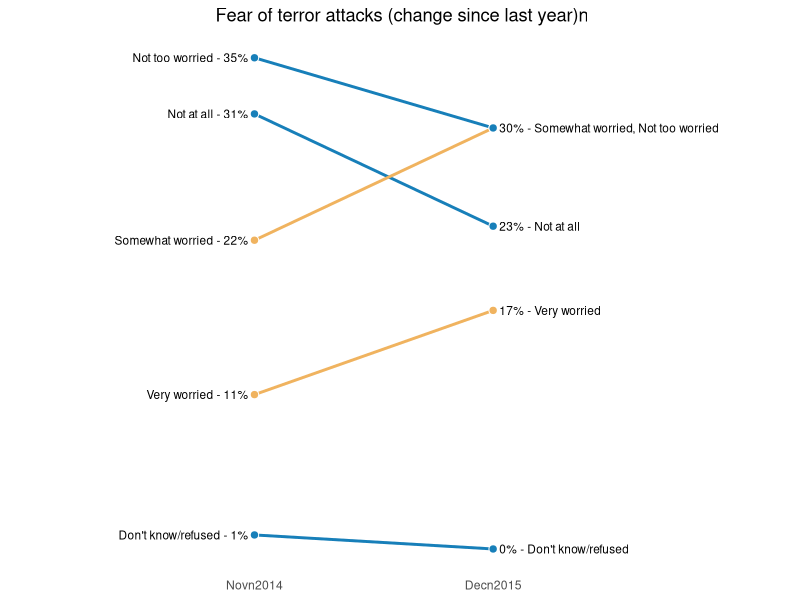
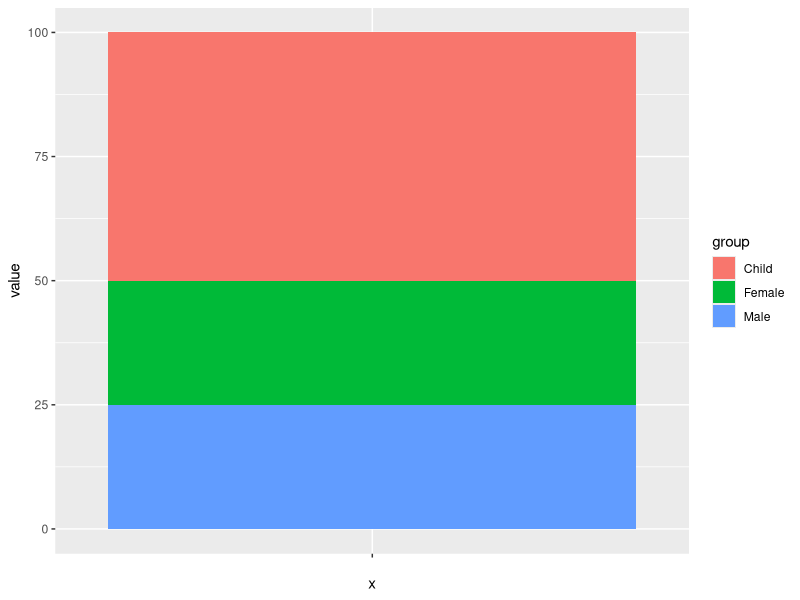
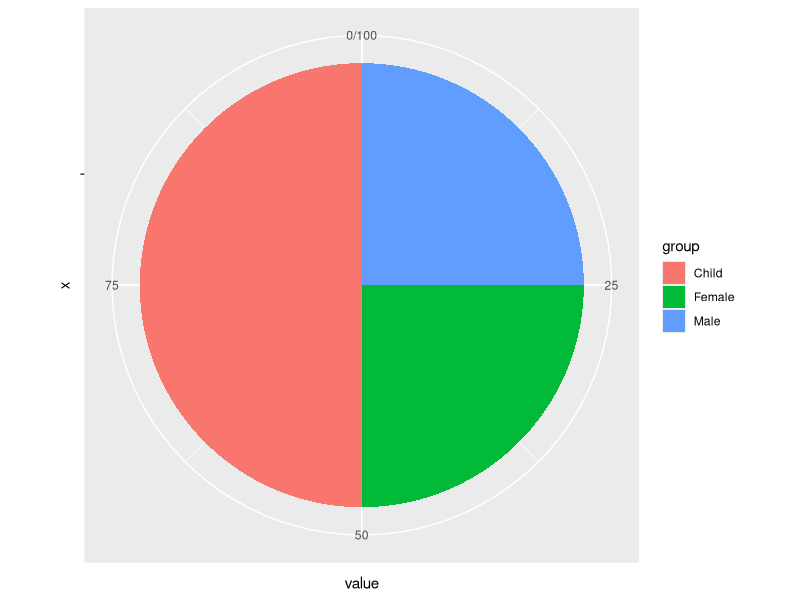
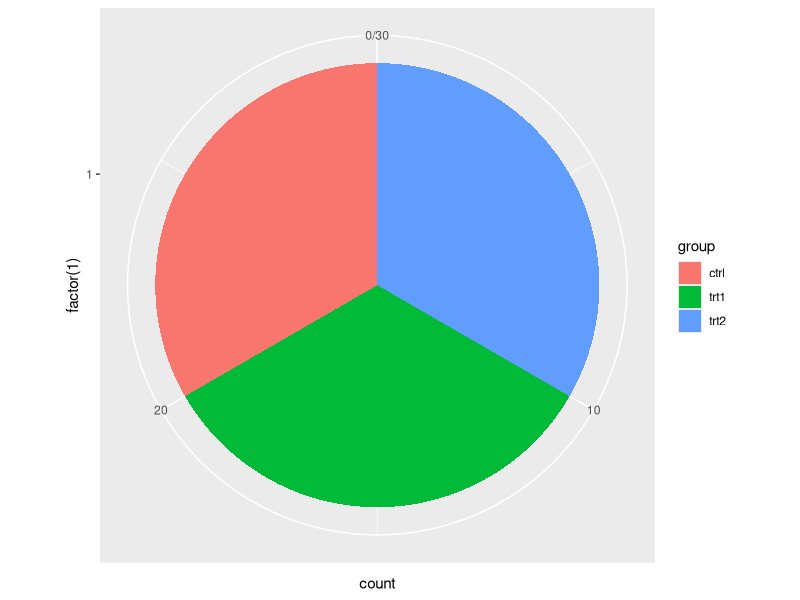
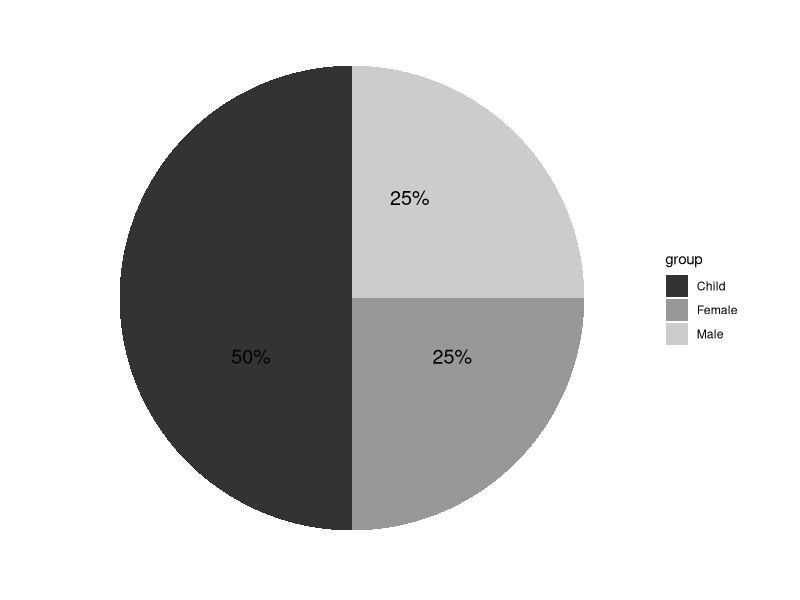
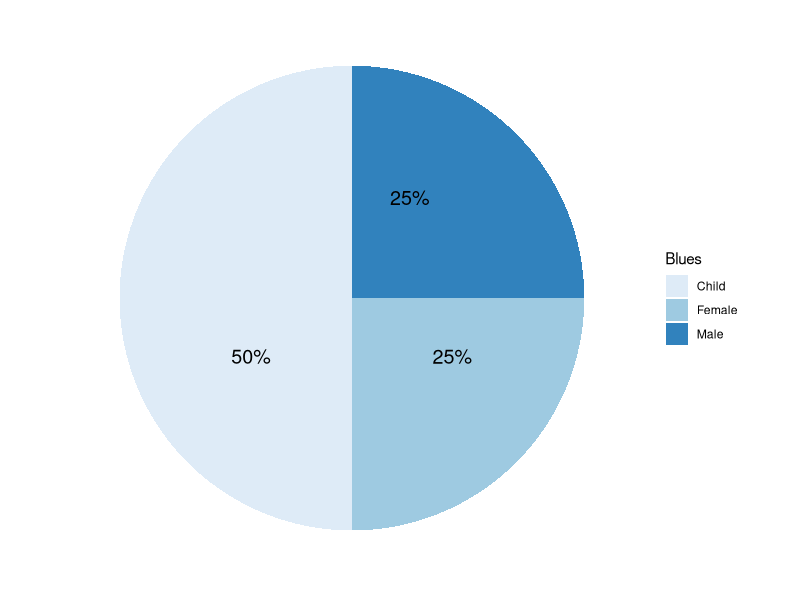

These charts were generated, in order, by the following R code:
# library(stp5)
# 
# 
# Start("html" )
# MySet(brewer.pal(9,"Set1")[c(3,5)], col.bar=3 )
# windows(8,8)
# show.settings()
# windows(7,4)
# bwplot(yield ~ site|year, barley )
# SaveData()
# End()

#-   http://www.sthda.com/english/wiki/ggplot2-pie-chart-quick-start-guide-r-software-and-data-visualization

library(tidyr)
library(ggplot2)
library(ggthemes)
library(scales)
library(dplyr)

# Easiest way to transcribe the PDF table
# The slope calculation will enable us to color the lines/points based on up/down
dat <- data_frame(`2014-11-01`=c(0.11, 0.22, 0.35, 0.31, 0.01),
                  `2015-12-01`=c(0.17, 0.30, 0.30, 0.23, 0.00),
                  slope=factor(sign(`2014-11-01` - `2015-12-01`)),
                  fear_level=c("Very worried", "Somewhat worried", "Not too worried",
                               "Not at all", "Don't know/refused"))

# Transform that into something we can use
dat <- gather(dat, month, value, -fear_level, -slope)

# We need real dates for the X-axis manipulation
dat <- mutate(dat, month=as.Date(as.character(month)))

# Since 2 categories have the same ending value, we need to
# take care of that (this is one of a few "gotchas" in slopegraph preparation)
end_lab <- dat %>%
    filter(month==as.Date("2015-12-01")) %>%
    group_by(value) %>%
    summarise(lab=sprintf("%s", paste(fear_level, collapse=", ")))

gg <- ggplot(dat)

# line
gg <- gg + geom_line(aes(x=month, y=value, color=slope, group=fear_level), size=1)
# points
gg <- gg + geom_point(aes(x=month, y=value, fill=slope, group=fear_level),
                      color="white", shape=21, size=2.5)

# left labels
gg <- gg + geom_text(data=filter(dat, month==as.Date("2014-11-01")),
                     aes(x=month, y=value, label=sprintf("%s - %s  ", fear_level, percent(value))),
                     hjust=1, size=3)
# right labels
gg <- gg + geom_text(data=end_lab,
                     aes(x=as.Date("2015-12-01"), y=value,
                         label=sprintf("  %s - %s", percent(value), lab)),
                     hjust=0, size=3)

# Here we do some slightly tricky x-axis formatting to ensure we have enough
# space for the in-panel labels, only show the months we need and have
# the month labels display properly
gg <- gg + scale_x_date(expand=c(0.125, 0),
                        labels=date_format("%bn%Y"),
                        breaks=c(as.Date("2014-11-01"), as.Date("2015-12-01")),
                        limits=c(as.Date("2014-02-01"), as.Date("2016-12-01")))
gg <- gg + scale_y_continuous()

# I used colors from the article
gg <- gg + scale_color_manual(values=c("#f0b35f", "#177fb9"))
gg <- gg + scale_fill_manual(values=c("#f0b35f", "#177fb9"))
gg <- gg + labs(x=NULL, y=NULL, title="Fear of terror attacks (change since last year)n")
gg <- gg + theme_tufte(base_family="Helvetica")
gg <- gg + theme(axis.ticks=element_blank())
gg <- gg + theme(axis.text.y=element_blank())
gg <- gg + theme(legend.position="none")
gg <- gg + theme(plot.title=element_text(hjust=0.5))
gg


df <- data.frame(
    group = c("Male", "Female", "Child"),
    value = c(25, 25, 50)
)
head(df)
##    group value
## 1   Male    25
## 2 Female    25
## 3  Child    50
#Use a barplot to visualize the data :
    
 #   library(ggplot2)
# Barplot
bp<- ggplot(df, aes(x="", y=value, fill=group))+
    geom_bar(width = 1, stat = "identity")
bp
#ggplot2 pie chart for data visualization in R software

#Create a pie chart :
    
    pie <- bp + coord_polar("y", start=0)
pie

head(PlantGrowth)
##   weight group
## 1   4.17  ctrl
## 2   5.58  ctrl
## 3   5.18  ctrl
## 4   6.11  ctrl
## 5   4.50  ctrl
## 6   4.61  ctrl
#Create the pie chart of the count of observations in each group :
    
    ggplot(PlantGrowth, aes(x=factor(1), fill=group))+
    geom_bar(width = 1)+
    coord_polar("y")

blank_theme <- theme_minimal()+
    theme(
        axis.title.x = element_blank(),
        axis.title.y = element_blank(),
        panel.border = element_blank(),
        panel.grid=element_blank(),
        axis.ticks = element_blank(),
        plot.title=element_text(size=14, face="bold")
    )
# Apply the blank theme
# Remove axis tick mark labels
# Add text annotations : The package scales is used to format the labels in percent
# Apply blank theme
 
pie + scale_fill_grey() +  blank_theme +
    theme(axis.text.x=element_blank()) +
    geom_text(aes(y = value/3 + c(0, cumsum(value)[-length(value)]), 
                  label = percent(value/100)), size=5)
#ggplot2 pie chart for data visualization in R software

# Use brewer palette
pie + scale_fill_brewer("Blues") + blank_theme +
    theme(axis.text.x=element_blank())+
    geom_text(aes(y = value/3 + c(0, cumsum(value)[-length(value)]), 
                  label = percent(value/100)), size=5)
